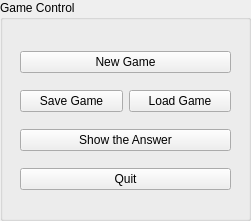
   <widget class="QGroupBox" name="groupBox_gamecontrol">
    <property name="geometry">
     <rect>
      <x>710</x>
      <y>70</y>
      <width>251</width>
      <height>221</height>
     </rect>
    </property>
    <property name="title">
     <string>Game Control</string>
    </property>
    <widget class="QWidget" name="gamecontrol" native="true">
     <property name="geometry">
      <rect>
       <x>10</x>
       <y>20</y>
       <width>241</width>
       <height>191</height>
      </rect>
     </property>
     <widget class="QWidget" name="layoutWidget">
      <property name="geometry">
       <rect>
        <x>10</x>
        <y>20</y>
        <width>211</width>
        <height>161</height>
       </rect>
      </property>
      <layout class="QGridLayout" name="gridLayout">
       <item row="0" column="0" colspan="2">
        <widget class="QPushButton" name="Newgame">
         <property name="text">
          <string>New Game</string>
         </property>
        </widget>
       </item>
       <item row="1" column="0">
        <widget class="QPushButton" name="Save">
         <property name="text">
          <string>Save Game</string>
         </property>
        </widget>
       </item>
       <item row="1" column="1">
        <widget class="QPushButton" name="Load">
         <property name="text">
          <string>Load Game</string>
         </property>
        </widget>
       </item>
       <item row="2" column="0" colspan="2">
        <widget class="QPushButton" name="Computerplay">
         <property name="text">
          <string>Show the Answer</string>
         </property>
        </widget>
       </item>
       <item row="3" column="0" colspan="2">
        <widget class="QPushButton" name="Quit">
         <property name="text">
          <string>Quit</string>
         </property>
        </widget>
       </item>
      </layout>
     </widget>
    </widget>
   </widget>
